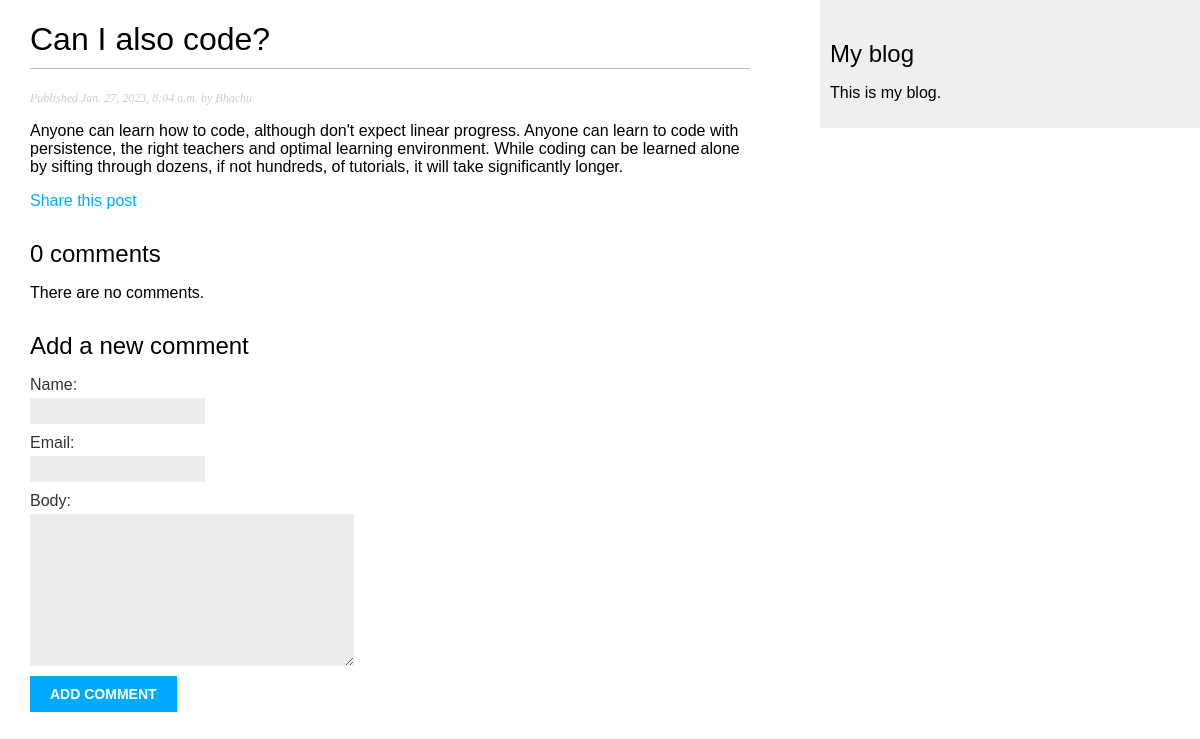
Screenshot of /blog/2023/1/27/can-i-also-code/ with the database file from the repository.
### blog/models.py (models this page shows, shortened)
class Post(models.Model):
    class Status(models.TextChoices):
        DRAFT = 'DF', 'Draft'
        PUBLISHED = 'PB', 'Published'
    title = models.CharField(max_length = 250)
    slug = models.SlugField(max_length = 250,
                            unique_for_date='publish')
    author = models.ForeignKey(User,
                               on_delete=models.CASCADE,
                               related_name='blog_posts')
    body = models.TextField()
    publish = models.DateTimeField(default=timezone.now)
    created = models.DateTimeField(auto_now_add=True)
    updated = models.DateTimeField(auto_now=True)
    status = models.CharField(max_length=2,
                              choices=Status.choices,
                              default=Status.DRAFT)
    objects = models.Manager()
    published = PublishedManager()
    class Meta:
        ordering = ['-publish']
        indexes = [
            models.Index(fields=['-publish']),
        ]

### blog/views.py (the view)
def post_detail(request, year, month, day, post):
    post = get_object_or_404(Post,
                            status=Post.Status.PUBLISHED,
                            slug=post,
                            publish__year=year,
                            publish__month=month,
                            publish__day=day)
    comments = post.comments.filter(active=True)
    form = CommentForm()
    return render(request,
                'blog/post/detail.html',
                {'post': post,
                 'comments': comments,
                 'form': form})

### blog/forms.py
class CommentForm(forms.ModelForm):
    class Meta:
        model = Comment
        fields = ['name', 'email', 'body']

### blog/templates/blog/post/detail.html (shortened to what this page needs)
{% extends "blog/base.html" %}
{% block content %}
    <h1>{{ post.title }}</h1>
    <p class="date">
        Published {{ post.publish}} by {{ post.author}}
    </p>
    {{ post.body|linebreaks }}
    <p>
        <a href="{% url "blog:post_share" post.id %}">
            Share this post
        </a>
    </p>
    {% with comments.count as total_comments %}
        <h2>
            {{ total_comments }} comment{{ total_comments|pluralize }}
        </h2>
    {% endwith %}
    {% for comment in comments %}
        <div class="comment">
            <p class="info">
                Comment {{ forloop.counter }} by {{ comment.name }}
                {{ comment.created }}
            </p>
            {{ comment.body|linebreaks }}
        </div>
    {% empty %}
        <p>There are no comments.</p>
    {% endfor %}
    {% include "blog/post/includes/comment_form.html" %}
{% endblock %}

### static/css/blog.css (style rules this page uses)
body { margin:0; padding:0; font-family:helvetica, sans-serif; }
a { color:#00abff; text-decoration:none; }
h1 { font-weight:normal; border-bottom:1px solid #bbb; padding:0 0 10px 0; }
h2 { font-weight:normal; margin:30px 0 0; }
p.date { color:#ccc; font-family: georgia, serif; font-size: 12px; font-style: italic; }
label { float:left; clear:both; color:#333; margin-bottom:4px; }
input, textarea { clear:both; float:left; margin:0 0 10px; background:#ededed; border:0; padding:6px 10px; font-size:12px; }

### rows the page displays
Post: title "Can I also code?", publish "Jan. 27, 2023, 8:04 a.m.", author "Bhachu", body "Anyone can learn how to code, although don't expect linear progress. Anyone can learn to code with persistence, the right teachers and optimal learning environment. While coding can be learned alone by sifting through dozens, if not hundreds, of tutorials, it will take significantly longer."

### other values shown
{{ total_comments }} "0"
